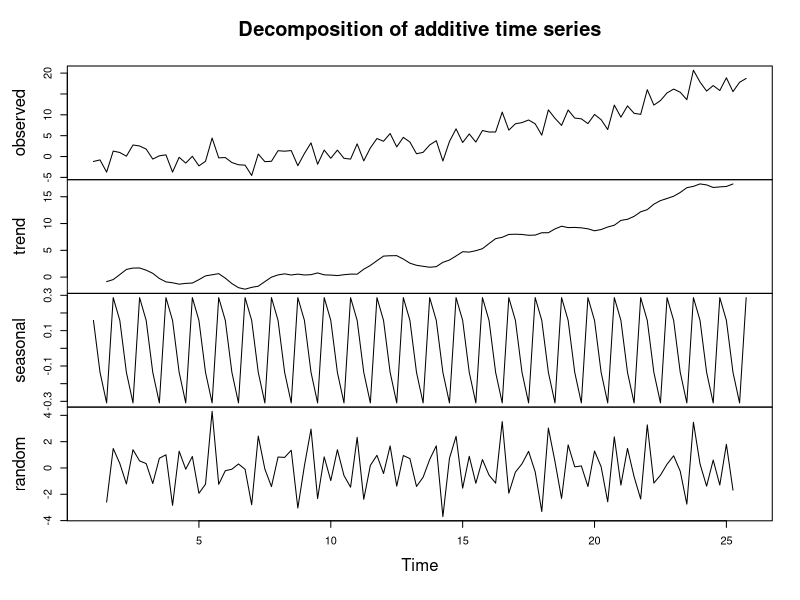
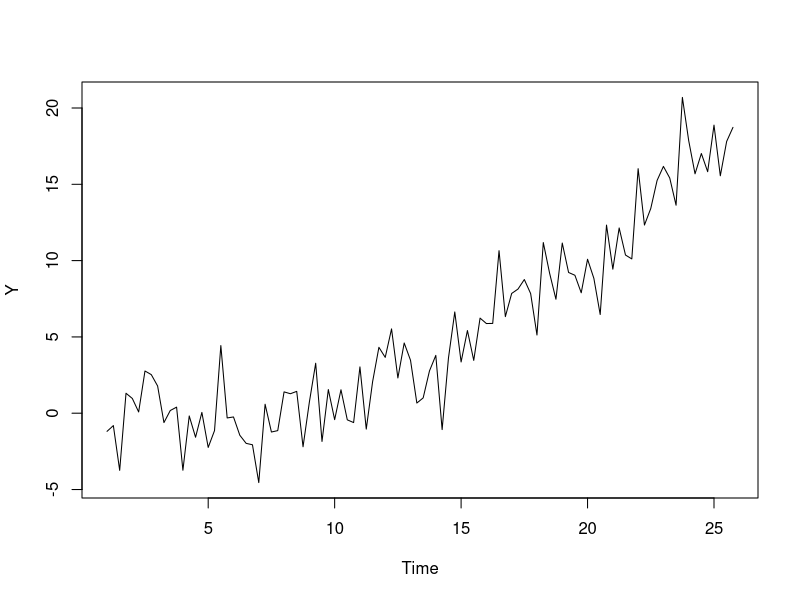
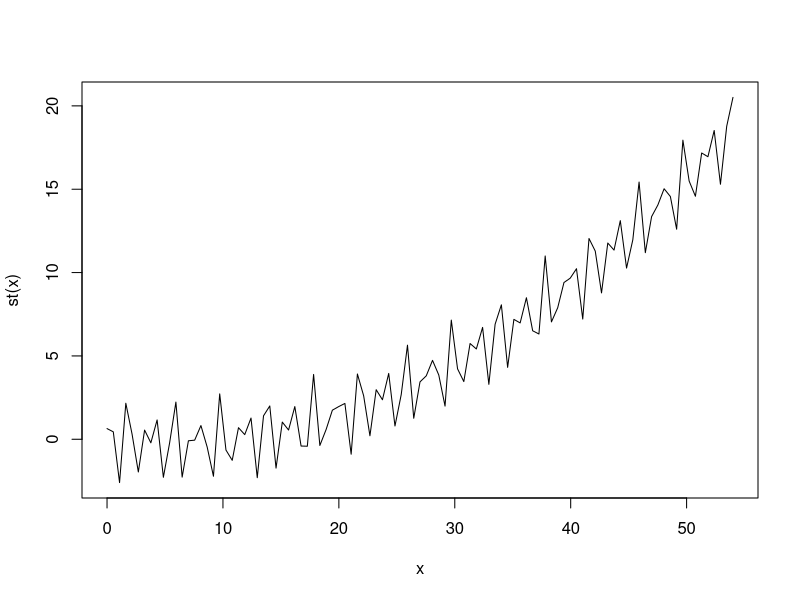

The R script that drew these images, in order:
#
#         Time Series Analysis and Forecasting
#
#       Simulation of Trend + Seasonality + Random
#


s<- function(t)
{
  return(1.3*cos(2*pi*(1/2)*t) - 0.7*sin(2*pi*(1/2)*t) - 0.7*cos(2*pi*(3/4)*t) + 1.3*sin(2*pi*(3/4)*t))
}  

m <- function(t)
{
  #return((2/5+(9/10)*t+(2/50)*t^2+(1/200)*t^3))
  return((1/10)*(2/5-(9/10)*t+(2/25)*t^2))
}  

st <- function(t)
{
  return(m(t)+s(t))
}  

n <- 100
x <- seq(0,54, length=n)

Y <- st(x) + arima.sim(n=n, list(ar=c(0.72)), sd=sqrt(1))
Y <- ts(Y,  frequency = 4)
x11(); plot(decompose(Y))

print(summary(lm(Y~x+I(x^2))))

x11(); plot(Y)

x11(); curve(st, 0,54)

